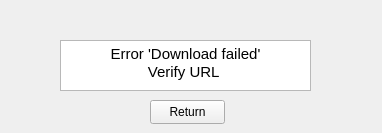
<?xml version="1.0" encoding="UTF-8"?>
<ui version="4.0">
 <class>Downloader</class>
 <widget class="QWidget" name="Downloader">
  <property name="geometry">
   <rect>
    <x>0</x>
    <y>0</y>
    <width>382</width>
    <height>133</height>
   </rect>
  </property>
  <property name="windowTitle">
   <string>Form</string>
  </property>
  <widget class="QTextBrowser" name="text_error">
   <property name="geometry">
    <rect>
     <x>60</x>
     <y>40</y>
     <width>251</width>
     <height>51</height>
    </rect>
   </property>
   <property name="html">
    <string>&lt;!DOCTYPE HTML PUBLIC &quot;-//W3C//DTD HTML 4.0//EN&quot; &quot;http://www.w3.org/TR/REC-html40/strict.dtd&quot;&gt;
&lt;html&gt;&lt;head&gt;&lt;meta name=&quot;qrichtext&quot; content=&quot;1&quot; /&gt;&lt;meta charset=&quot;utf-8&quot; /&gt;&lt;style type=&quot;text/css&quot;&gt;
p, li { white-space: pre-wrap; }
&lt;/style&gt;&lt;/head&gt;&lt;body style=&quot; font-family:'Segoe UI'; font-size:9pt; font-weight:400; font-style:normal;&quot;&gt;
&lt;p align=&quot;center&quot; style=&quot; margin-top:0px; margin-bottom:0px; margin-left:0px; margin-right:0px; -qt-block-indent:0; text-indent:0px;&quot;&gt;&lt;span style=&quot; font-size:11pt;&quot;&gt;Error 'Download failed'&lt;/span&gt;&lt;/p&gt;
&lt;p align=&quot;center&quot; style=&quot; margin-top:0px; margin-bottom:0px; margin-left:0px; margin-right:0px; -qt-block-indent:0; text-indent:0px;&quot;&gt;&lt;span style=&quot; font-size:11pt;&quot;&gt;Verify URL &lt;/span&gt;&lt;/p&gt;&lt;/body&gt;&lt;/html&gt;</string>
   </property>
  </widget>
  <widget class="QPushButton" name="return_button">
   <property name="geometry">
    <rect>
     <x>150</x>
     <y>100</y>
     <width>75</width>
     <height>24</height>
    </rect>
   </property>
   <property name="text">
    <string>Return</string>
   </property>
  </widget>
 </widget>
 <resources>
  <include location="../../../Users/guilh/Downloads/PBD-Padaria-main/PBD-Padaria-main/QTDesigner/logo_adicionarCesta.qrc"/>
  <include location="../../../Users/guilh/Downloads/PBD-Padaria-main/PBD-Padaria-main/QTDesigner/logo_excluir.qrc"/>
 </resources>
 <connections/>
</ui>
